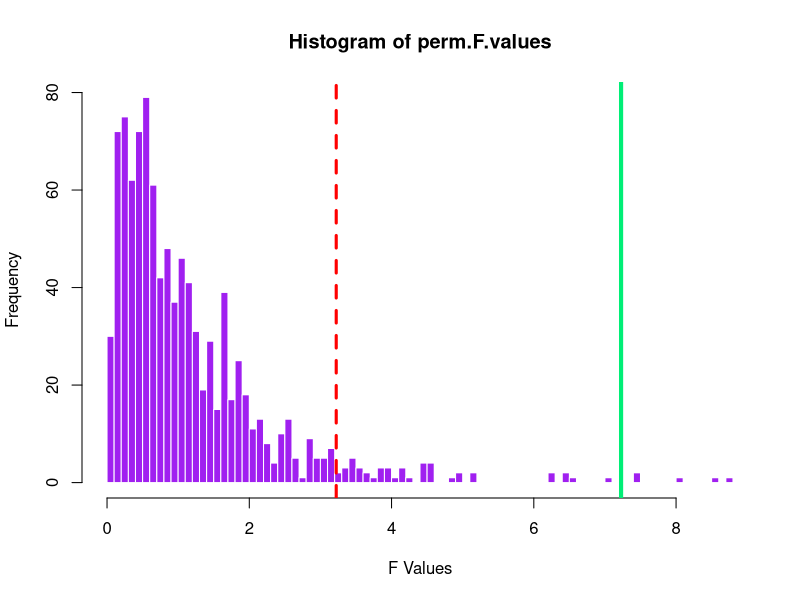
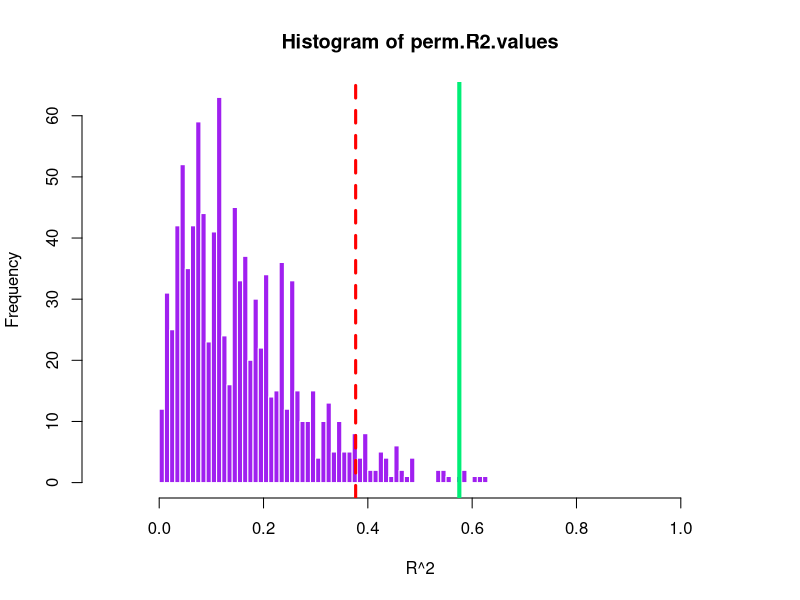
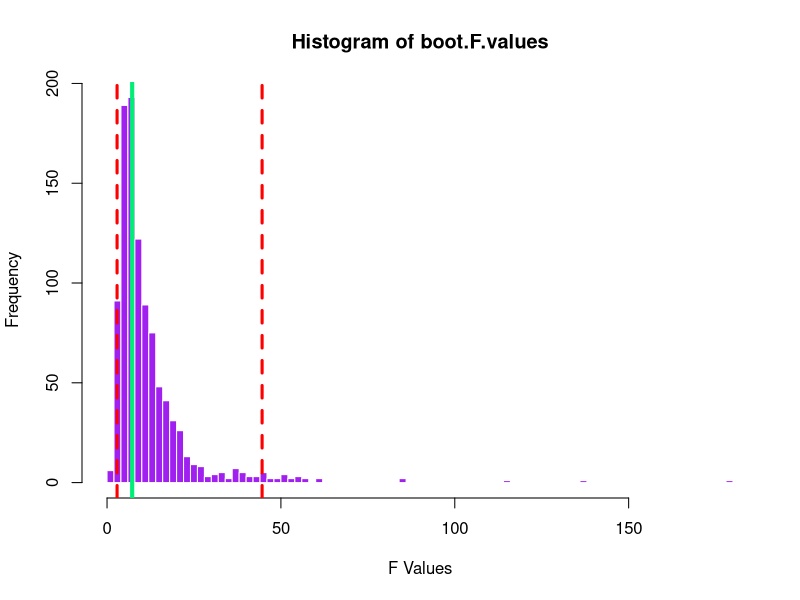
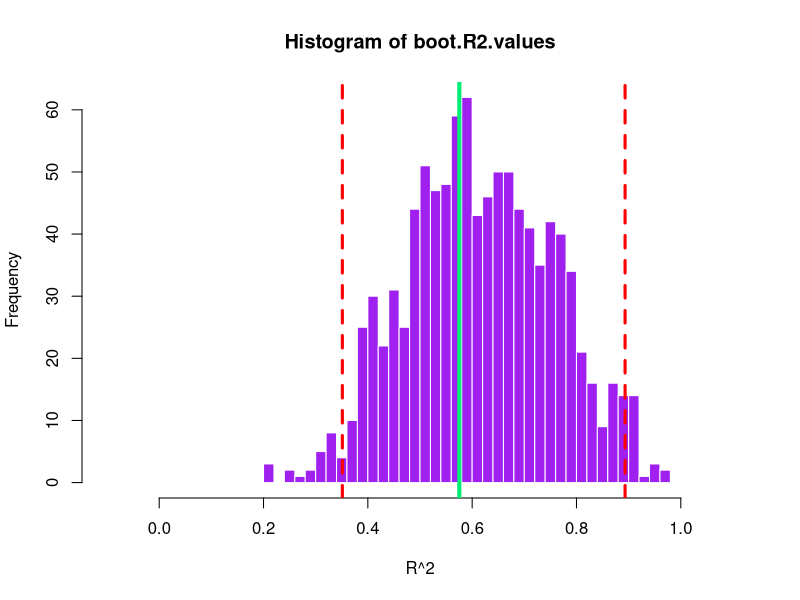

Write R code to recreate these figures, in order.
### This file will be updated periodically between now (whenever you are seeing this)
### and April 2nd (the day before the workshop!)
#####
### If you download this file now, please be sure to check back for updates
### as the conference approaches.


### TO NOTE: Anything preceded by at # is a 'comment'
#   that means it is something ignored by R
#   which means comments are usually something like this --
#   informative statements used for later reference, such as
#   reminding yourself what you did and why!

##some resources: http://www.usna.edu/Users/math/jager/courses/sm439/labs/Lab7.pdf
##also, there are packages for this: e.g., lmp


rm(list=ls())
##from a .csv
		###NOTE: This is usually how we would "think" of the data: partitioned by groups.



## be sure to getwd() to see where you are.
## then, setwd() to where all the files live on your computer.
one.f.wide.format <- read.csv('S(A).csv')



##some descriptives
colnames(one.f.wide.format)
	#or names(one.f.wide.format)
grp.means <- lapply(one.f.wide.format,mean) ##colMeans
grp.sd <- lapply(one.f.wide.format,sd)
grp.se <- lapply(grp.sd,'/',sqrt(nrow(one.f.wide.format)))
summary(one.f.wide.format)


one.f.long.format <- stack(one.f.wide.format) ##there is an alternative approach with reshape. 
colnames(one.f.long.format) <- c('y','A')
#S <- paste("Subj",1:nrow(one.f.long.format),sep=".")
#one.f.long.format <- cbind(one.f.long.format,S)
##or, more simply:
one.f.long.format$S <- paste("Subj",1:nrow(one.f.long.format),sep=".")

##Time to ANOVA!
lm.res <- lm(y~A,data= one.f.long.format)
aov.table <- anova(lm.res)


observed.F <- summary(lm.res)$fstatistic[1]
observed.r2 <- summary(lm.res)$r.squared

##permutation for F
perm.one.f.long.format <- one.f.long.format
permutation.iterations <- 1000

perm.F.values <- vector("numeric", permutation.iterations)
perm.R2.values <- vector("numeric", permutation.iterations)
for(i in 1: permutation.iterations){
	
	perm.one.f.long.format$A <- sample(perm.one.f.long.format$A)
	perm.lm.res <- lm(y~A,data=perm.one.f.long.format)
	perm.F.values[i] <- summary(perm.lm.res)$fstatistic[1]
	perm.R2.values[i] <- summary(perm.lm.res)$r.squared	
	
}

p.val <- max(sum(perm.F.values > observed.F)/1000,1/permutation.iterations) ##compare that to the parametric one!
cutoff <- round(.95* permutation.iterations)

dev.new()
hist(perm.F.values,breaks=100,col="purple",border="white",xlab="F Values")
abline(v=sort(perm.F.values)[cutoff],col="red",lwd=3,lty=2)
abline(v=observed.F,col="springgreen2",lwd=4)

dev.new()
hist(perm.R2.values,breaks=50,col="purple",border="white",xlab="R^2",xlim=c(-0.1,1.1))
abline(v=sort(perm.R2.values)[cutoff],col="red",lwd=3,lty=2)
abline(v= observed.r2,col="springgreen2",lwd=4)


##bootstrap of R^2 and F
boot.iterations <- 1000
boot.F.values <- vector("numeric", boot.iterations)
boot.R2.values <- vector("numeric", boot.iterations)
for(i in 1: boot.iterations){
	
	one.f.wide.boot <- as.data.frame(apply(one.f.wide.format,2,sample,replace=TRUE))
	one.f.long.boot <- stack(one.f.wide.boot) ##there is an alternative approach with reshape. 
	colnames(one.f.long.boot) <- c('y','A')
	
	#boot.one.f.long.format$A <- sample(boot.one.f.long.format$A)
	boot.lm.res <- lm(y~A,data=one.f.long.boot)
	boot.F.values[i] <- summary(boot.lm.res)$fstatistic[1]
	boot.R2.values[i] <- summary(boot.lm.res)$r.squared	
	
}

upper.tail <- .975 * boot.iterations
lower.tail <- .025 * boot.iterations

dev.new()
hist(boot.F.values,breaks=100,col="purple",border="white",xlab="F Values")
abline(v=sort(boot.F.values)[upper.tail],col="red",lwd=3,lty=2)
abline(v=sort(boot.F.values)[lower.tail],col="red",lwd=3,lty=2)
abline(v= observed.F,col="springgreen2",lwd=4)

dev.new()
hist(boot.R2.values,breaks=50,col="purple",border="white",xlab="R^2",xlim=c(-0.1,1.1))
abline(v=sort(boot.R2.values)[upper.tail],col="red",lwd=3,lty=2)
abline(v=sort(boot.R2.values)[lower.tail],col="red",lwd=3,lty=2)
abline(v= observed.r2,col="springgreen2",lwd=4)